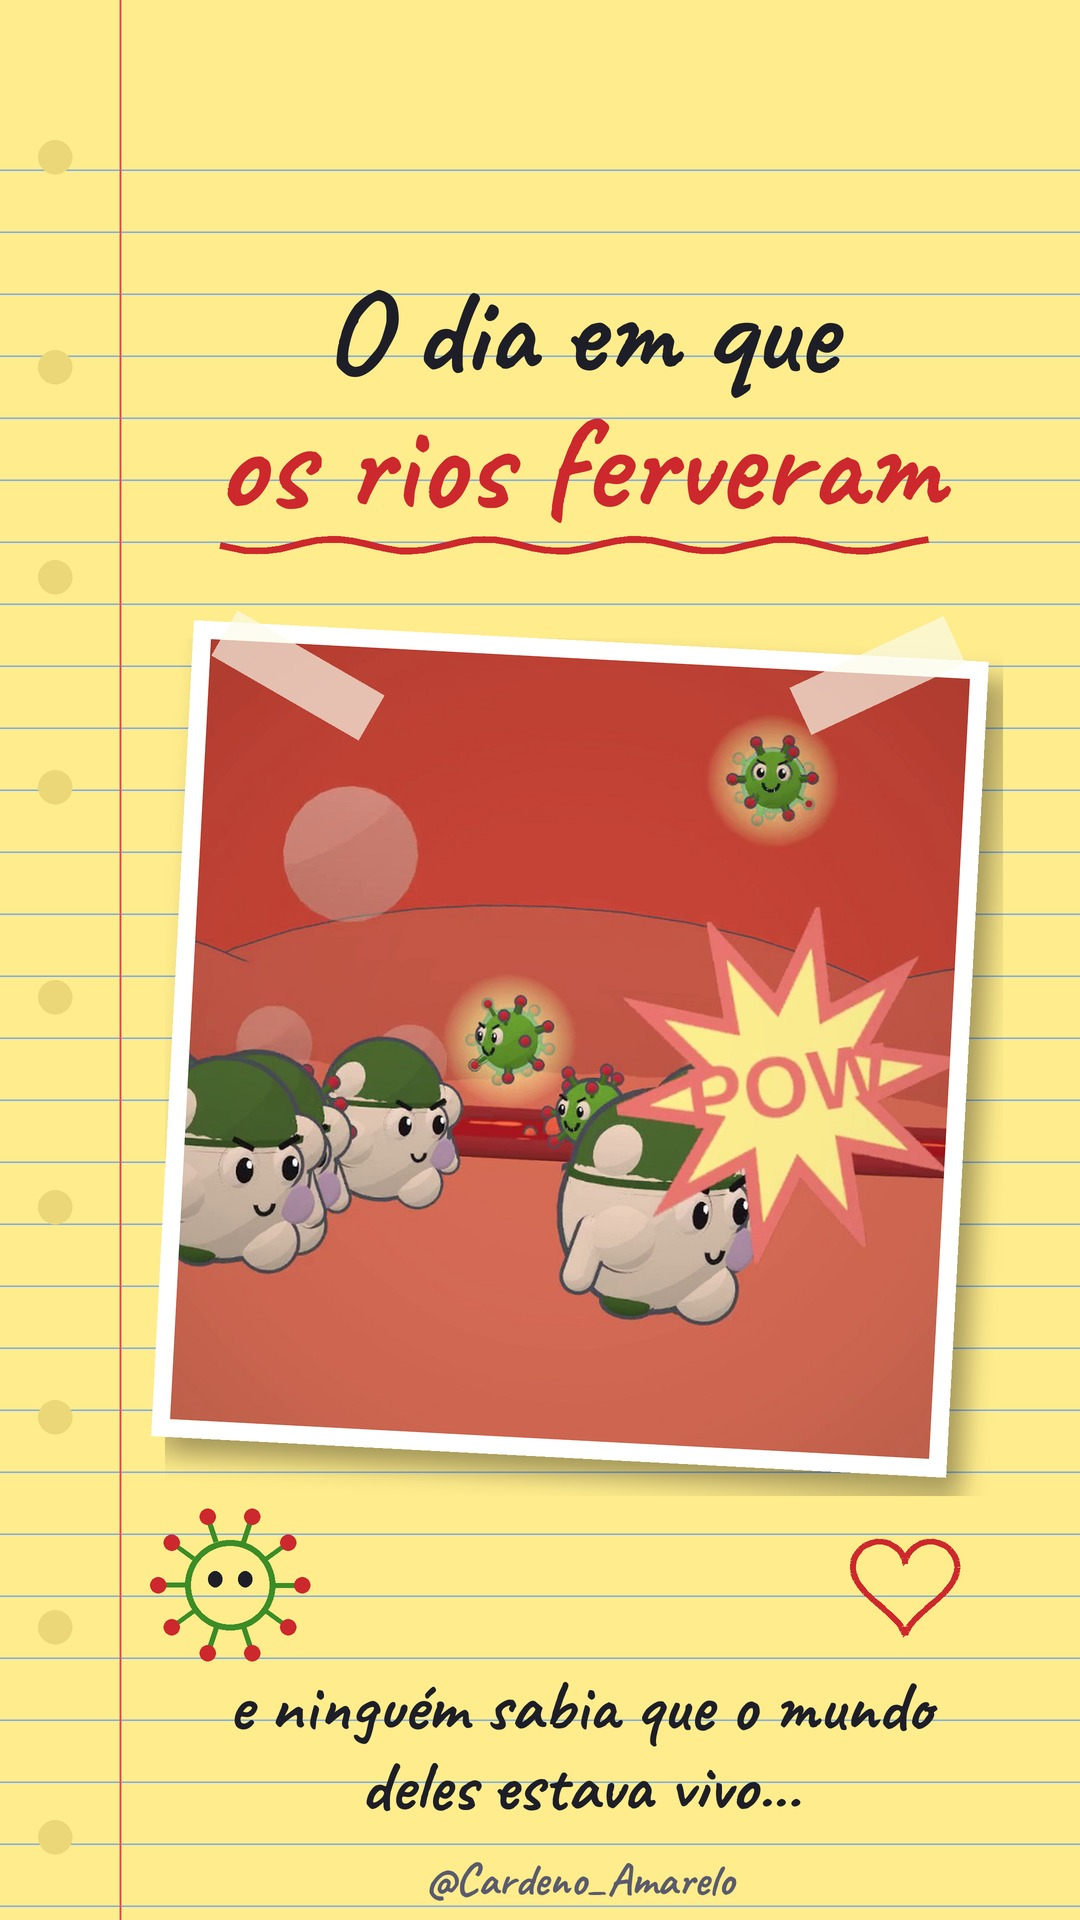

Recreate this plot in Python.
# Capa no estilo caderno: folha amarela pautada, título à mão (Caveat), cena do vídeo colada com fita, rabiscos -> capa.jpg 1080x1920
from PIL import Image, ImageDraw, ImageFont, ImageFilter
import math, random
random.seed(4)
W, H, S = 1080, 1920, 2
im = Image.new('RGB', (W * S, H * S), (255, 236, 140)); d = ImageDraw.Draw(im)
for y in range(170 * S, H * S, 62 * S): d.line((0, y, W * S, y), fill=(130, 175, 225), width=3 * S // 2)
d.line((120 * S, 0, 120 * S, H * S), fill=(225, 85, 85), width=4 * S // 2)
for y in range(140, H, 210): d.ellipse(((38) * S, (y) * S, (72) * S, (y + 34) * S), fill=(235, 215, 120))
F = lambda n: ImageFont.truetype('../_papel3d/Caveat-Bold.ttf', n * S)
def texto(t, y, n, cor=(30, 30, 40), cx=W // 2 + 40):
    f = F(n); tw = d.textlength(t, font=f); d.text((cx * S - tw / 2, y * S), t, font=f, fill=cor)
texto('O dia em que', 255, 120)
texto('os rios ferveram', 380, 132, (205, 40, 45))
# sublinhado à mão
pts = [(220 + i * 12, 545 + 6 * math.sin(i * 0.5)) for i in range(60)]
d.line([(x * S, y * S) for x, y in pts], fill=(205, 40, 45), width=7 * S, joint='curve')
# foto da cena colada, levemente torta, com borda branca e fitas
foto = Image.open('prev/cap_guerra.png').convert('RGB')
fw = 760; foto = foto.crop((0, 260, 720, 1000)).resize((fw * S, int(fw * 740 / 720) * S), Image.LANCZOS)
moldura = Image.new('RGB', (foto.width + 36 * S, foto.height + 36 * S), 'white'); moldura.paste(foto, (18 * S, 18 * S))
sombra = Image.new('RGBA', moldura.size, (0, 0, 0, 90)); rot = -3
m2 = moldura.convert('RGBA').rotate(rot, expand=True, resample=Image.BICUBIC); s2 = sombra.rotate(rot, expand=True, resample=Image.BICUBIC).filter(ImageFilter.GaussianBlur(12 * S))
px, py = (W * S - m2.width) // 2 + 30 * S, 620 * S
im.paste(s2, (px + 14 * S, py + 18 * S), s2); im.paste(m2, (px, py), m2)
for (fx, fy, a) in [(px + 60 * S, py - 10 * S, -30), (px + m2.width - 200 * S, py - 4 * S, 25)]:
    fita = Image.new('RGBA', (170 * S, 52 * S), (250, 250, 235, 175)).rotate(a, expand=True, resample=Image.BICUBIC); im.paste(fita, (fx, fy), fita)
d = ImageDraw.Draw(im)
# rabiscos: coração e virusinho à caneta
def coracao(cx, cy, r, cor):
    p = [(cx + r * 16 * math.sin(t) ** 3 / 16, cy - r * (13 * math.cos(t) - 5 * math.cos(2 * t) - 2 * math.cos(3 * t) - math.cos(4 * t)) / 16) for t in [i / 60 * 2 * math.pi for i in range(61)]]
    d.line([(x * S, y * S) for x, y in p], fill=cor, width=6 * S)
coracao(905, 1580, 52, (205, 40, 45))
cx, cy = 230, 1585; d.ellipse(((cx - 45) * S, (cy - 45) * S, (cx + 45) * S, (cy + 45) * S), outline=(60, 140, 40), width=6 * S)
for k in range(10):
    a = k / 10 * 2 * math.pi; x1, y1 = cx + 45 * math.cos(a), cy + 45 * math.sin(a); x2, y2 = cx + 72 * math.cos(a), cy + 72 * math.sin(a)
    d.line((x1 * S, y1 * S, x2 * S, y2 * S), fill=(60, 140, 40), width=5 * S); d.ellipse(((x2 - 8) * S, (y2 - 8) * S, (x2 + 8) * S, (y2 + 8) * S), fill=(205, 40, 45))
d.ellipse(((cx - 22) * S, (cy - 14) * S, (cx - 8) * S, (cy + 2) * S), fill=(30, 30, 40)); d.ellipse(((cx + 8) * S, (cy - 14) * S, (cx + 22) * S, (cy + 2) * S), fill=(30, 30, 40))
texto('e ninguém sabia que o mundo', 1660, 72)
texto('deles estava vivo...', 1740, 72)
texto('@Cardeno_Amarelo', 1850, 46, (90, 90, 110))
im = im.resize((W, H), Image.LANCZOS); im.save('capa.jpg', quality=92)
